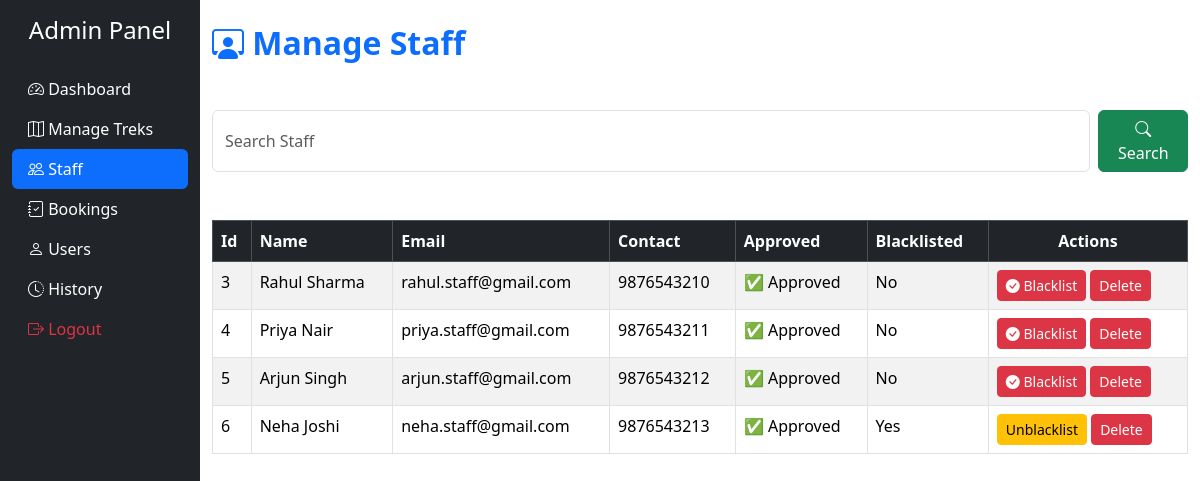
Screenshot of /admin/manage_staff (signed in) with the database file from the repository.
### app.py (models this page shows)
class User(db.Model) :
    __tablename__ = "user"
    id = db.Column(db.Integer, primary_key=True)
    name = db.Column(db.String(100), nullable=False)
    email = db.Column(db.String(100), unique=True, nullable=False)
    password = db.Column(db.String(250), nullable=False)
    role = db.Column(db.String(15), nullable=False)
    contact = db.Column(db.String(15), nullable=False)
    approved = db.Column(db.Boolean, default=False)
    blacklisted = db.Column(db.Boolean, default=False)

### app.py (the view)
@app.route("/admin/manage_staff")
def manage_staff():
    if "user_id" not in session or session.get("user_role") != "admin":
        return redirect(url_for("login"))
    search=request.args.get("search")
    if(search) :
        staff_all=User.query.filter(User.name.ilike(f"%{search}%")).all()
    else :
        staff_all=User.query.filter_by(role="staff").all()
    return render_template('admin/manage_staff.html',staff_all=staff_all)

### app.py (called while the page is built)
@app.after_request  ##----->>>> for the website cache memory to be flused out
def add_header(response):
    response.headers["Cache-Control"] = "no-cache, no-store, must-revalidate"
    response.headers["Pragma"] = "no-cache"
    response.headers["Expires"] = "0"
    return response

### templates/admin/manage_staff.html (shortened to what this page needs)
{% extends 'base.html' %}
{% block body %}
<div class="container-fluid">
    <div class="row">
        <div class="col-md-2 bg-dark min-vh-100">
            <h4 class="text-white text-center mt-3">
                Admin Panel
            </h4>
            <div class="nav flex-column mt-4">
                <a href="{{ url_for('admin_dashboard') }}" class="nav-link text-white">
                    <i class="bi bi-speedometer2"></i> Dashboard
                </a>
                <a href="{{ url_for('manage_treks') }}" class="nav-link text-white">
                    <i class="bi bi-map"></i> Manage Treks
                </a>
                <a href="{{ url_for('manage_staff') }}" class="nav-link bg-primary text-white rounded">
                    <i class="bi bi-people"></i> Staff
                </a>
                <a href="{{ url_for('bookings') }}" class="nav-link text-white">
                    <i class="bi bi-journal-check"></i> Bookings
                </a>
                <a href="{{ url_for('manage_users') }}" class="nav-link text-white">
                    <i class="bi bi-person"></i> Users
                </a>
                <a href="{{ url_for('admin_history') }}" class="nav-link text-white">
                    <i class="bi bi-clock-history"></i> History
                </a>
                <a href="{{ url_for('logout') }}" class="nav-link text-danger">
                    <i class="bi bi-box-arrow-right"></i> Logout
                </a>
            </div>
        </div>
        <div class="col-md-10 mt-4">
            <h2 class="fw-bold text-primary"><i class="bi bi-person-workspace"></i> Manage Staff</h2>
            <form method="GET" action="{{ url_for('manage_staff') }}" class="d-flex my-5">
                <input type="text" class="form-control me-2" name="search" placeholder="Search Staff">
                <button class="btn btn-success" type="submit"><i class="bi bi-search"></i>
                    Search
                </button>
            </form>
            <table class="table table-bordered table-hover table-striped">
                <thead class="table-dark">
                    <tr>
                        <th scope="col">Id</th>
                        <th scope="col">Name</th>
                        <th scope="col">Email</th>
                        <th scope="col">Contact</th>
                        <th scope="col">Approved</th>
                        <th scope="col">Blacklisted</th>
                        <th scope="col" class="text-center">Actions</th>
                    </tr>
                </thead>
                <tbody>
                    {% for staff in staff_all %}
                    <tr>
                        <td>{{staff.id}}</td>
                        <td>{{staff.name}}</td>
                        <td>{{staff.email}}</td>
                        <td>{{staff.contact}}</td>
                        <td>
                            {% if staff.approved %}
                            ✅ Approved
                            {% else %}
                            ❌ Pending
                            {% endif %}
                        </td>
                        <td>
                            {% if staff.blacklisted %}
                            Yes
                            {% else %}
                            No
                            {% endif %}
                        </td>
                        <td>
                            {% if not staff.approved %}
                            <a href="{{ url_for('approve_staff', id=staff.id) }}" class="btn btn-success btn-sm"><i class="bi bi-check-circle-fill"></i>
                                Approve
                            </a>
                            {% elif not staff.blacklisted %}
                            <a href="{{ url_for('blacklist_staff', id=staff.id) }}" class="btn btn-danger btn-sm"><i class="bi bi-check-circle-fill"></i>
                                Blacklist
                            </a>
                            {% else %}
                            <a href="{{ url_for('unblacklist_staff', id=staff.id) }}" class="btn btn-warning btn-sm">
                                Unblacklist
                            </a>
                            {% endif %}
                            <a href="{{ url_for('delete_staff', id=staff.id) }}" class="btn btn-danger btn-sm">
                                Delete
                            </a>
                        </td>
                    </tr>
                    {% endfor %}
                </tbody>
            </table>
        </div>
    </div>
</div>
{% endblock %}

### templates/base.html (style rules this page uses)
.nav-link { transition:0.3s; }

### rows the page displays
User: id "3", name "Rahul Sharma", email "rahul.staff@gmail.com", contact "9876543210", approved "✅ Approved", blacklisted "No"
User: id "4", name "Priya Nair", email "priya.staff@gmail.com", contact "9876543211", approved "✅ Approved", blacklisted "No"
User: id "5", name "Arjun Singh", email "arjun.staff@gmail.com", contact "9876543212", approved "✅ Approved", blacklisted "No"
User: id "6", name "Neha Joshi", email "neha.staff@gmail.com", contact "9876543213", approved "✅ Approved", blacklisted "Yes"
